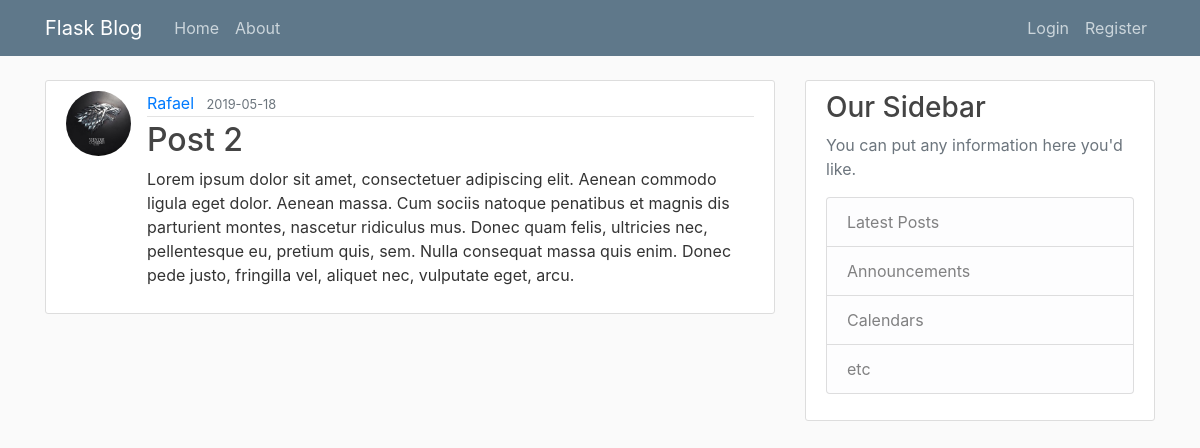
Screenshot of /post/3 with the database file from the repository.
### flaskblog/models.py (models this page shows, shortened)
class User(db.Model, UserMixin):
    id = db.Column(db.Integer, primary_key=True)
    username = db.Column(db.String(20), unique=True, nullable=False)
    email = db.Column(db.String(120), unique=True, nullable=False)
    image_file = db.Column(db.String(20), nullable=False, default='default.jpg')
    password = db.Column(db.String(60), nullable=False)
    posts = db.relationship('Post', backref='author', lazy=True)

class Post(db.Model):
    id= db.Column(db.Integer, primary_key=True)
    title = db.Column(db.String(100), nullable=False)
    date_posted = db.Column(db.DateTime, nullable=False, default=datetime.utcnow)
    content =  db.Column(db.Text, nullable=False)
    user_id = db.Column(db.Integer, db.ForeignKey('user.id'), nullable=False)

### flaskblog/routes.py (the view)
@app.route('/post/<int:post_id>')
def post(post_id):
    post = Post.query.get_or_404(post_id)
    return render_template('post.html', title=post.title, post=post)

### flaskblog/templates/post.html (shortened to what this page needs)
{% extends 'layout.html' %}
{% block content %}
    <article class="media content-section">
        <img class="rounded-circle article-img" src="{{ url_for('static', filename='profile_pics/' + post.author.image_file) }}">
        <div class="media-body">
            <div class="article-metadata">
                <a class="mr-2" href="{{ url_for('user_posts', username=post.author.username) }}">{{ post.author.username }}</a>
                <small class="text-muted">{{ post.date_posted.strftime('%Y-%m-%d') }}</small>
            </div>
            <h2><a class="article-title" href="{{ url_for('post', post_id=post.id) }}">{{ post.title }}</a></h2>
            <p class="article-content">{{ post.content }}</p>
        </div>
    </article>
{% endblock content %}

### flaskblog/static/main.css (style rules this page uses)
body { background: #fafafa; color: #333333; margin-top: 5rem; }
h1, h2, h3, h4, h5, h6 { color: #444444; }
.content-section { background: #ffffff; padding: 10px 20px; border: 1px solid #dddddd; border-radius: 3px; margin-bottom: 20px; }
.article-title { color: #444444; }
.article-content { white-space: pre-line; }
.article-img { height: 65px; width: 65px; margin-right: 16px; }
.article-metadata { padding-bottom: 1px; margin-bottom: 4px; border-bottom: 1px solid #e3e3e3 }

### rows the page displays
User: image_file (picture), author.username "Rafael"
Post: date_posted "2019-05-18", title "Post 2", content "Lorem ipsum dolor sit amet, consectetuer adipiscing elit. Aenean commodo ligula eget dolor. Aenean massa. Cum sociis natoque penatibus et magnis dis parturient montes, nascetur ridiculus mus. Donec quam felis, ultricies nec, pellentesque eu, pretium quis, sem. Nulla consequat massa quis enim. Donec pede justo, fringilla vel, aliquet nec, vulputate eget, arcu."
